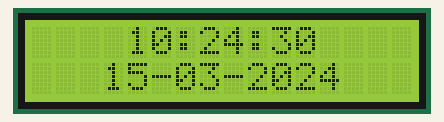
Simulated run of this program. Board: Raspberry Pi (BCM pin numbers). On the bench: 16×2 character LCD. The clock reads 2024-03-15 10:24:30 at power-on unless the program sets it; web requests get an empty 200 reply after 0.4 s.

Above: at 0.5 s.
At 10.9 s:
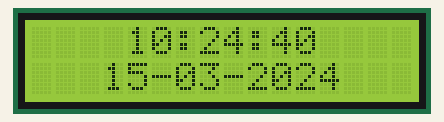
At 21.3 s:
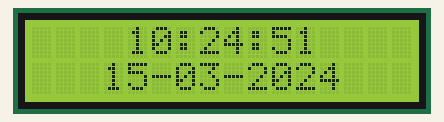
At 31.7 s:
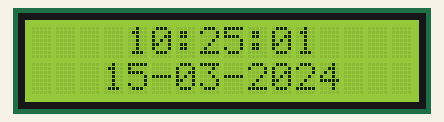
At 36.7 s:
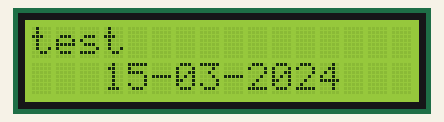

The program:

pogoda.py
```python
#!/usr/bin/python
# -*- coding: utf-8 -*-
# HD44780 LCD Script for Raspberry Pi
#
# Author : Kamil Porembinski
# Site   : http://osworld.pl
#
# Based on Matt's Hawkins script
# Site   : http://www.raspberrypi-spy.co.uk
#
# Date   : 23/08/2012

#import
import RPi.GPIO as GPIO
import time
import urllib2
import re

# Script options
settings = {
    # City to monitor (ex. "Lodz", "Warsaw, Cracow", ...)
    'city'                   : 'Lodz',
    # Language of the conditions (ex. en, pl, fr, ...)
    'language'           : 'pl',
}
GOOGLE_WEATHER_URL = 'http://www.google.com/ig/api?weather=%s&hl=%s&oe=utf-8'

# Define GPIO to LCD mapping
LCD_RS = 27
LCD_E  = 17
LCD_D4 = 11
LCD_D5 = 9
LCD_D6 = 10
LCD_D7 = 22

# Define some device constants
LCD_WIDTH = 16 # Maximum characters per line
LCD_CHR = True
LCD_CMD = False

LCD_LINE_1 = 0x80 # LCD RAM address for the 1st line
LCD_LINE_2 = 0xC0 # LCD RAM address for the 2nd line

# Timing constants
E_PULSE = 0.00005
E_DELAY = 0.00005
E_TIME  = 5

def lcd_init():
    # Initialise display
    lcd_byte(0x33,LCD_CMD, True)
    lcd_byte(0x32,LCD_CMD)
    lcd_byte(0x28,LCD_CMD)
    lcd_byte(0x0C,LCD_CMD)
    lcd_byte(0x06,LCD_CMD)
    lcd_byte(0x01,LCD_CMD)

def lcd_string(message):
    # Send string to display
    message = message.ljust(LCD_WIDTH,)

    for i in range(LCD_WIDTH):
        lcd_byte(ord(message[i]),LCD_CHR)

def lcd_byte(bits, mode, first=False):
    # Send byte to data pins
    # bits = data
    # mode = True for character
    #        False for command

    GPIO.output(LCD_RS, mode) # RS

    # High bits
    GPIO.output(LCD_D4, False)
    GPIO.output(LCD_D5, False)
    GPIO.output(LCD_D6, False)
    GPIO.output(LCD_D7, False)
    if bits&0x10==0x10:
        GPIO.output(LCD_D4, True)
    if bits&0x20==0x20:
        GPIO.output(LCD_D5, True)
    if bits&0x40==0x40:
        GPIO.output(LCD_D6, True)
    if bits&0x80==0x80:
        GPIO.output(LCD_D7, True)

    if first:
	time.sleep(0.005)
    # Toggle 'Enable' pin
    time.sleep(E_DELAY)
    GPIO.output(LCD_E, True)
    time.sleep(E_PULSE)
    GPIO.output(LCD_E, False)
    time.sleep(E_DELAY)

    # Low bits
    GPIO.output(LCD_D4, False)
    GPIO.output(LCD_D5, False)
    GPIO.output(LCD_D6, False)
    GPIO.output(LCD_D7, False)
    if bits&0x01==0x01:
        GPIO.output(LCD_D4, True)
    if bits&0x02==0x02:
        GPIO.output(LCD_D5, True)
    if bits&0x04==0x04:
        GPIO.output(LCD_D6, True)
    if bits&0x08==0x08:
        GPIO.output(LCD_D7, True)

    # Toggle 'Enable' pin
    time.sleep(E_DELAY)
    GPIO.output(LCD_E, True)
    time.sleep(E_PULSE)
    GPIO.output(LCD_E, False)
    time.sleep(E_DELAY)

def rmpl(text):
    pl_tab = {u'ą':'a', u'ć':'c', u'ę':'e', u'ł':'l', u'ń':'n', u'ó':'o', u'ś':'s', u'ż':'z', u'ź':'z',u'Ą':'A', u'Ć':'C', u'Ę':'E', u'Ł':'L', u'Ń':'N', u'Ó':'O', u'Ś':'S', u'Ż':'Z', u'Ź':'Z'}
    return ''.join( pl_tab.get(char, char) for char in text )

def convert_mph(match):
    try:
        mph = int(match.group(0).split(' ')[0])
        kph = mph*1.6
        return "%s kph" % (int(round(kph)),)
    except:
        return match.group(0)

def get_weather_for_city():
    from xml.dom.minidom import parseString
    from xml.etree import ElementTree as ET

    url = GOOGLE_WEATHER_URL % (settings["city"].replace(' ', '+'), settings["language"])

    try:
        source = urllib2.urlopen(url).read()
        source = source.decode('utf-8', 'ignore')
        source = source.encode('utf-8')

        etree = ET.fromstring(source)
        weather = etree.find('weather')
    except:
        return("There was an error while retrieving data from the server.")

    parts = []
    out = {}
    information = weather.find('forecast_information')

    city = rmpl(information.find('city').get('data'))
    out["city"] = city

    conditions = weather.find('current_conditions')

    temperature = rmpl(conditions.find('temp_c').get('data') + 'C')
    out["temperature"] = "Temperatura: " + temperature

    humidity = rmpl(conditions.find('humidity').get('data'))
    out["humidity"] = humidity

    wind = rmpl(conditions.find('wind_condition').get('data'))
    wind = re.sub('\d+ mph', convert_mph, wind)
    out["wind"] = wind

    condition = rmpl(conditions.find('condition').get('data'))
    out["condition"] = condition

    return out

def main():

    # Main program block
    GPIO.setmode(GPIO.BCM) # Use BCM GPIO numbers
    GPIO.setup(LCD_E, GPIO.OUT) # E
    GPIO.setup(LCD_RS, GPIO.OUT) # RS
    GPIO.setup(LCD_D4, GPIO.OUT) # DB4
    GPIO.setup(LCD_D5, GPIO.OUT) # DB5
    GPIO.setup(LCD_D6, GPIO.OUT) # DB6
    GPIO.setup(LCD_D7, GPIO.OUT) # DB7

    # Initialise display
    lcd_init()
    while 1 == 1:
        out = get_weather_for_city()
        # Send some text
        lcd_byte(LCD_LINE_1, LCD_CMD)
        lcd_string(time.strftime('    %H:%M:%S    '))
        lcd_byte(LCD_LINE_2, LCD_CMD)
        lcd_string(time.strftime('   %d-%m-%Y  '))
        time.sleep(E_TIME)
        lcd_byte(LCD_LINE_1, LCD_CMD)
        lcd_string("test")
	#lcd_string(out["city"])
        #lcd_byte(LCD_LINE_2, LCD_CMD)
        #lcd_string(out["temperature"])
        #time.sleep(E_TIME)
        #lcd_byte(LCD_LINE_1, LCD_CMD)
        #lcd_string(out["humidity"])
        #lcd_byte(LCD_LINE_2, LCD_CMD)
        #lcd_string(out["condition"])
        time.sleep(E_TIME)

if __name__ == '__main__':
    main()
```

Measured:
- what the display in image 0 shows lasts 5.0 s, from 0.4 s to 5.4 s
